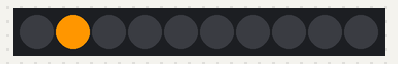
This sketch was run on a simulated Arduino Uno, built with avr-gcc and run on an emulated ATmega328P. Parts: 10 RGB LEDs in strip order, left to right.

Above: at 0.11 s.
At 5.07 s:
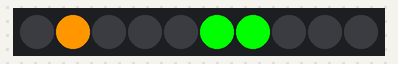
At 10.03 s:
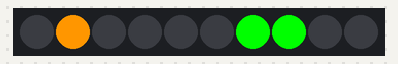
At 19.95 s:
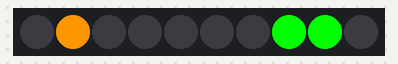
At 29.87 s:
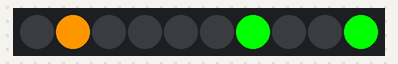
At 39.9 s:
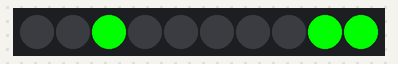

The sketch:

Walk.ino
```cpp
/*
Grove LED Bar - Walk Example
This example will show you how to use setBits() function of this library.
Set any combination of LEDs using 10 bits.
This example walks through all 1024 (2^10) possible combinations.

Ported for MSP-EXP430F5529, TM4c123 (Tiva C), and cc3200 LaunchPad By Cameron P. LaFollette

 ***IMPORTANT*** If using cc3200 LaunchPad, place a jumper wire from
 BoosterPack pin 31 to 36 and a wire from pin 29 to 35,
 then change Grove_LED_Bar bar(35, 36, 0) to (29, 31, 0)

*/

#include <Grove_LED_Bar.h>

// Arduino Clock pin, Data pin, Orientation
// Grove_LED_Bar bar(9, 8, 0); // Clock pin, Data pin, Orientation

// LaunchPad Clock pin, Data pin, Orientation
Grove_LED_Bar bar(35, 36, 0);  // for cc3200 change to Grove_LED_Bar bar(29, 31, 0);


void setup()
{
  // nothing to initialize
  bar.begin();
}

void loop()
{
  // 0 = 0x0 = all 10 LEDs turned off
  // 1023 = 0x3FF = all 10 LEDs lit up
  for (int i = 0; i <= 1023; i++)
  {
    bar.setBits(i);
    delay(50);
  }
}
```
